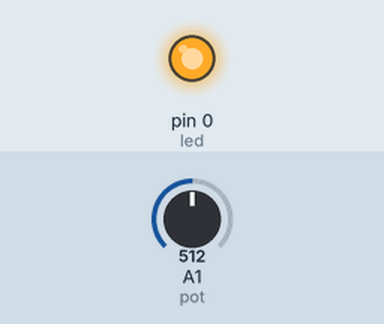
This sketch was run on a simulated Arduino Uno, built with avr-gcc and run on an emulated ATmega328P. Shown: output pins drawn as LEDs (lit = HIGH). The inputs (shaded band) are chosen by the test bench; at power-on: A1 (pot) = 512.

Above: at 0.1 s.
Timing chart, 0 to 1.6 s (numbered marks = the images above):
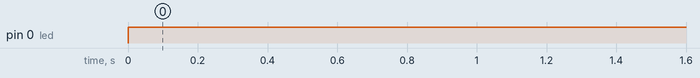

The sketch:

zeiss_ringlight.ino
```cpp
#include "math.h"
//double 	pow (double __x, double __y) // x to power of y

void setup(){
}

int pot = A1;
int val;
int led = 0;
int brilho;


void loop(){

  val = analogRead(pot);

  brilho = round( (pow (2, (val+1)/32 ))/4/*-1*/); // x to power of y // a rough normalizing for eye sensitivity
  brilho = map(brilho, 0, 1023, 128, 255);
  constrain(brilho, 128, 255);

  analogWrite(led, brilho);
  delay(10);
}
```

Measured:
- by itself, pin 0 (led): LOW → HIGH at 0.00 s
